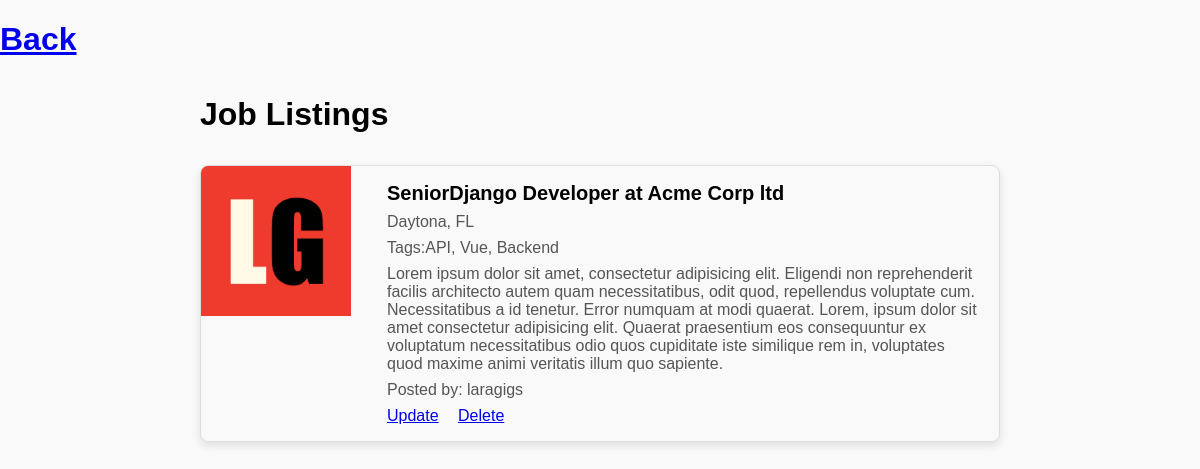
Page /listing-detail/6/ on the committed database.
### listings/models.py (models this page shows, shortened)
class Listing(models.Model):
    company_name = models.CharField(max_length=250, blank=True)
    job_title = models.CharField(max_length=250, blank=True)
    location = models.CharField(max_length=250, blank=True)
    user = models.ForeignKey(User, on_delete=models.CASCADE)
    email = models.EmailField()
    website_url = models.URLField()
    tags = TaggableManager()  # Use TaggableManager for tags
    logo = models.ImageField(upload_to="company-logos/", blank=True)
    description = models.TextField(blank=True)
    created = models.DateField(auto_now_add=True)
    updated = models.DateTimeField(auto_now=True)
    class Meta:
        ordering = ["-created", "company_name"]
        indexes = [models.Index(fields=["-created", "company_name"])]

### listings/views.py (the view)
# urls.py: path("listing-detail/<int:id>/", views.single_listing, name="single-listing"),
def single_listing(request, id):
    listing = get_object_or_404(Listing, id=id)
    context = {"listing": listing}
    return render(request, "listings/show.html", context)

### listings/templates/listings/show.html (shortened to what this page needs)
{% extends "base.html" %}
{% load static %}
{% block content %}
<h1>  <a href="{% url 'listings' %}">Back</a></h1>
<h2 class="job-listings">Job Listings</h2>
<div class="job-listings">
  <div class="card">
    {% if listing.logo %}
    <img
      src="{{ listing.logo.url }}"
      alt="{{ listing.company_name }}"
    />
    {% else %}
    <div
      class="no-logo">
      No Logo
    </div>
    {% endif %}
    <div class="card-content">
      <h3>{{ listing.job_title }} at {{ listing.company_name }}</h3>
      <p>{{ listing.location }}</p>
      <p class="tags">Tags:{{listing.tags.all|join:", "}} </p>
      <p>{{ listing.description }}</p>
      <p>Posted by: {{ listing.user.username }}</p>
      <div class="button-group" style="margin-top: 8px">
        <a href="{% url 'listing_update' listing.id %}" style="margin-right: 15px">Update</a>
        <a href="{% url 'delete' listing.id %}">Delete</a>
      </div>
    </div>
  </div>
</div>
{% endblock %}

### templates/base.html (shortened to what this page needs)
{% load static %}
<!DOCTYPE html>
<html lang="en">
  <head>
    <link rel="stylesheet" href="{% static "css/style.css" %} ">
  </head>
  <body>
    {% block content %}{% endblock %}
  </body>
</html>

### static/css/style.css (style rules this page uses)
body { font-family: Arial, sans-serif; margin: 0; padding: 0; background-color: #f9f9f9; }
h2 { font-size: 2em; margin: 16px 0; }
.card { display: flex; flex-direction: row; border: 1px solid #ddd; border-radius: 8px; overflow: hidden; margin-bottom: 16px; box-shadow: 0 4px 8px rgba(0, 0, 0, 0.1); }
.card img { width: 100%; height: auto; max-width: 150px; max-height: 150px; object-fit: cover; margin-right: 20px; }
.card-content { padding: 16px; display: flex; flex-direction: column; justify-content: center; }
.card-content h3 { margin: 0; font-size: 1.25em; }
.card-content p { margin: 8px 0 0; color: #555; }
.job-listings { padding: 16px; max-width: 800px; margin: 0 auto; }

### rows in the picture
Listing: logo (picture), job_title "SeniorDjango Developer", company_name "Acme Corp ltd", location "Daytona, FL", tags.all "API, Vue, Backend", description "Lorem ipsum dolor sit amet, consectetur adipisicing elit. Eligendi non reprehenderit facilis architecto autem quam necessitatibus, odit quod, repellendus voluptate cum. Necessitatibus a id tenetur. Error numquam at modi quaerat. Lorem, ipsum dolor sit amet consectetur adipisicing elit. Quaerat praesentium eos consequuntur ex voluptatum necessitatibus odio quos cupiditate iste similique rem in, voluptates quod maxime animi veritatis illum quo sapiente.", user.username "laragigs"
